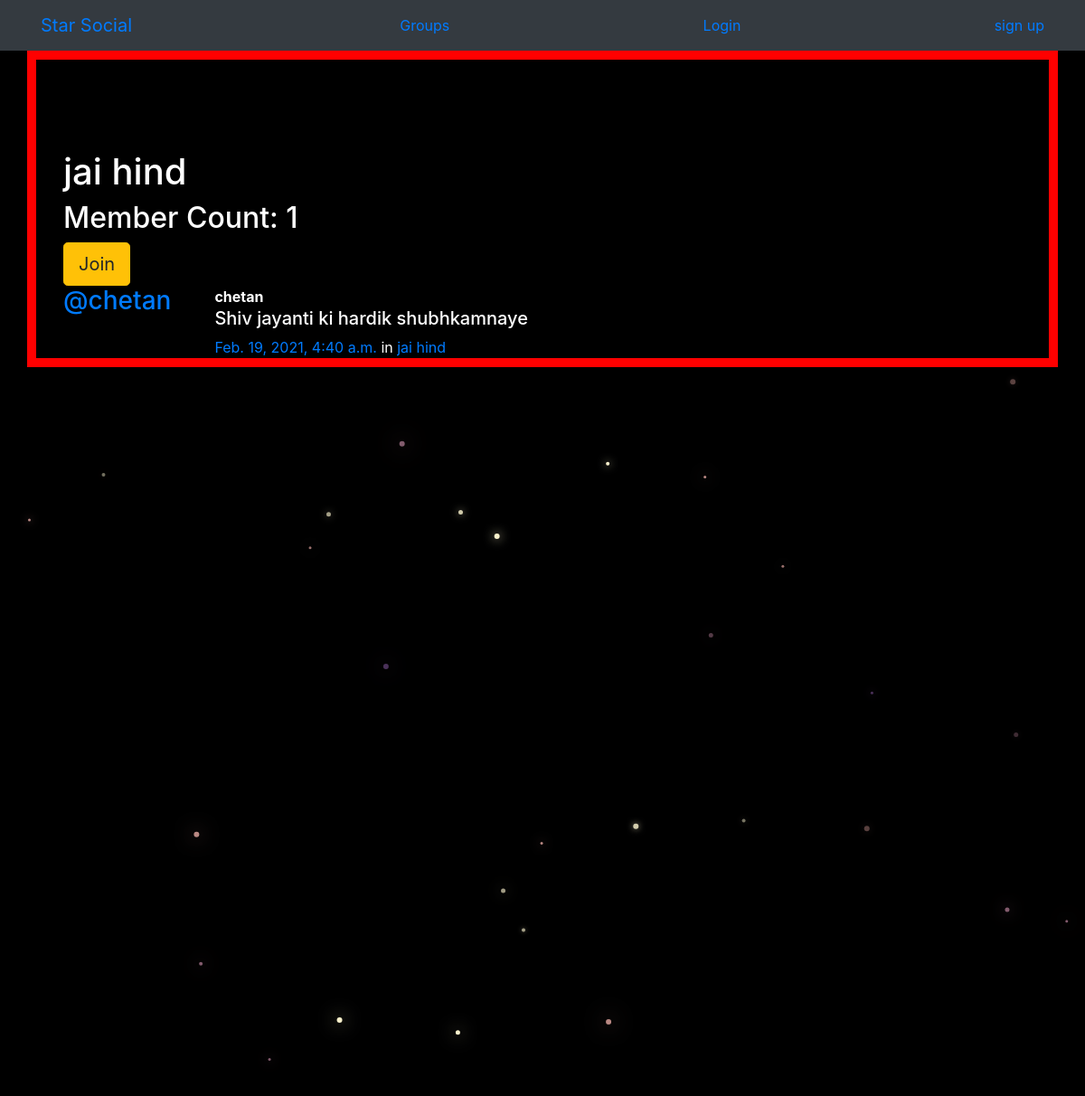
The page /group/posts/in/jai-hind/ on the database its author committed.
### group/models.py (models this page shows, shortened)
class Group(models.Model):
    name= models.CharField(max_length=255,unique=True)
    slug= models.SlugField(allow_unicode=True,unique=True)
    description= models.TextField(blank=True,default='')
    description_html= models.TextField(editable=False,default='',blank=True)
    members= models.ManyToManyField(User,through='GroupMember')
    class Meta:
        ordering= ['name']

### posts/models.py (models this page shows, shortened)
class Post(models.Model):
    user= models.ForeignKey(User,related_name='posts',on_delete=models.CASCADE)
    created_at= models.DateTimeField(auto_now=True)
    message= models.TextField()
    message_html = models.TextField(editable=False)
    group= models.ForeignKey(Group,related_name='posts',null=True,blank=True,on_delete=models.CASCADE)
    class Meta:
        ordering= ['-created_at']
        unique_together= ['user','message']

### group/views.py (the view)
# urls.py: path('posts/in/<slug>/',views.SingleGroup.as_view(),name='single'),
class SingleGroup(generic.DetailView):
    model = Group

### group/templates/group/group_detail.html (shortened to what this page needs)
{% extends 'group/group_base.html' %}
{%block pregroup%}
<div class="container">
    <h1>{{group.name}}</h1>
    <h2>Member Count: {{group.members.count}}</h2>
    <div class="content">
        {% if user in group.members.all %}
                 <a href="{% url 'group:leave' slug=group.slug %}" class="btn btn-lg btn-fill btn-warning"><span class="glyphicon glyphicon-remove-circle"></span>Leave</a>
        {% else %}
                <a href="{% url 'group:join' slug=group.slug %}" class="btn btn-lg btn-fill btn-warning">Join</a>
        {% endif %}
    </div>
</div>
{% endblock %}
{% block group_content %}
<div class="col-md-8">
    {% if group.posts.count == 0  %}
        <h2>No Posts in this group yet!</h2>
    {% else %}
        {% for post in group.posts.all %}
            {% include "posts/_post.html"%}
        {% endfor %}
    {% endif %}
</div>
{% endblock %}

### posts/templates/posts/_post.html (shortened to what this page needs)
<div class="media">
	<h3 class="mr-5"><a href="{% url 'posts:for_user' username=post.user.username %}">@{{ post.user.username }}</a></h3>
	<div class="media-body">
		<strong>{{ post.user.username }}</strong>
		<h5>{{ post.message_html|safe }}</h5>
			<time class="time"><a href="{% url 'posts:single' username=post.user.username pk=post.pk %}">{{ post.created_at }}</a></time>
			{% if post.group %}
			<span class="group-name">in <a href="#">{{ post.group.name }}</a></span>
			{% endif %}
	</div>
</div>

### static/css/master.css (style rules this page uses)
html, body { height: 100%; width: 100%; overflow: hidden; background: #191063; margin: 0; }

### static/simplesocial/css/master.css (style rules this page uses)
body { margin: 0; overflow: hidden; background-color: black; color:white; }

### rows shown on the page
Group: name "jai hind", members.count "1"
Post: user.username "chetan", message_html "Shiv jayanti ki hardik shubhkamnaye", created_at "Feb. 19, 2021, 4:40 a.m.", group.name "jai hind"
